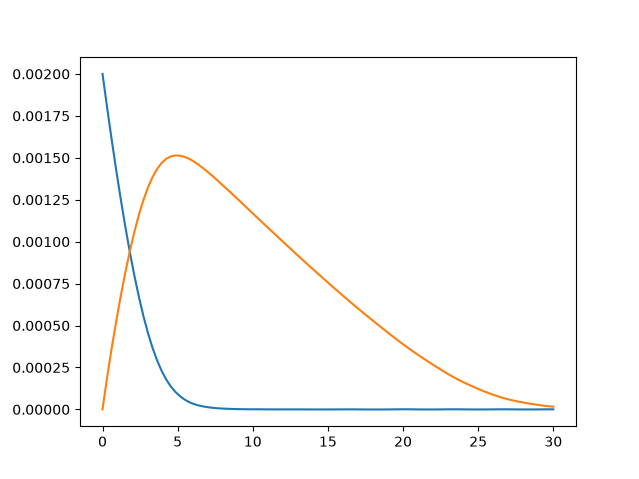

Write Python code to recreate this figure.
import matplotlib.pyplot as plt
import numpy as np
from scipy.integrate import solve_ivp

def f( t , s0 , Vmax1 , Km1 , Vmax2 , Km2 ):
    S1 = s0[ 0 ]
    S2 = s0[ 1 ]
    
    v1 = Vmax1 * S1 / ( Km1 + S1 )
    v2 = Vmax2 * S2 / ( Km2 + S2 )
    
    ds1dt = - v1
    ds2dt = v1 - v2
    return [ ds1dt , ds2dt ] 

s0 = [ 2.0E-3 , 0 ]
t_span = [0, 30]
t_eval = np.linspace( t_span[0] , t_span[1] , 100 )

Vmax1 = 1.0E-3
Km1 = 1.0E-3

Vmax2 = 1.0E-4
Km2 = 2.0E-4

solution = solve_ivp( f, t_span, s0 , t_eval=t_eval , method='RK45', args=( Vmax1 , Km1 , Vmax2 , Km2 ) )

plt.plot( solution.t , solution.y[0] )
plt.plot( solution.t , solution.y[1] ) 
plt.show()
